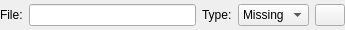
<?xml version="1.0" encoding="UTF-8"?>
<ui version="4.0">
 <class>Form</class>
 <widget class="QWidget" name="Form">
  <property name="geometry">
   <rect>
    <x>0</x>
    <y>0</y>
    <width>345</width>
    <height>30</height>
   </rect>
  </property>
  <property name="windowTitle">
   <string>Form</string>
  </property>
  <layout class="QHBoxLayout" name="horizontalLayout">
   <property name="leftMargin">
    <number>0</number>
   </property>
   <property name="topMargin">
    <number>0</number>
   </property>
   <property name="rightMargin">
    <number>0</number>
   </property>
   <property name="bottomMargin">
    <number>0</number>
   </property>
   <item>
    <widget class="QLabel" name="label">
     <property name="text">
      <string>File:</string>
     </property>
    </widget>
   </item>
   <item>
    <widget class="QLineEdit" name="edit_file"/>
   </item>
   <item>
    <widget class="QLabel" name="label_2">
     <property name="text">
      <string>Type:</string>
     </property>
    </widget>
   </item>
   <item>
    <widget class="QComboBox" name="combo_type">
     <item>
      <property name="text">
       <string>Missing</string>
      </property>
     </item>
     <item>
      <property name="text">
       <string>Inactive</string>
      </property>
     </item>
     <item>
      <property name="text">
       <string>Active</string>
      </property>
     </item>
    </widget>
   </item>
   <item>
    <widget class="QPushButton" name="button_delete">
     <property name="maximumSize">
      <size>
       <width>30</width>
       <height>16777215</height>
      </size>
     </property>
     <property name="text">
      <string/>
     </property>
     <property name="icon">
      <iconset>
       <normaloff>../logos/logo_cross.png</normaloff>../logos/logo_cross.png</iconset>
     </property>
    </widget>
   </item>
  </layout>
 </widget>
 <resources/>
 <connections/>
</ui>
